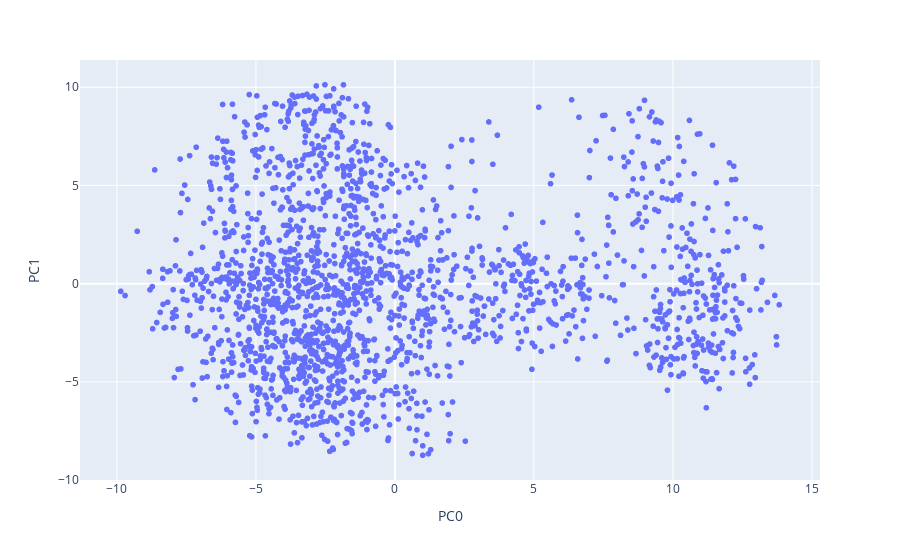

Notebook cell for this chart:
### Code cell
# Plotting the data in terms of the first two principal components
fig = px.scatter(principal_df, 
                 x='PC0', y='PC1', 
                 hover_data={'Title': list(principal_df.iloc[:, 0])})

fig.layout.height = 500
fig.show()

### Figure 1 — Plotly figure (JSON) as saved in the notebook; plotly's stock layout.template omitted (floating-point values rounded to 4 significant figures; data arrays with more than 128 entries replaced by an {"elided": "..."} marker saying what was removed)
{"data": [{"customdata": {"elided": "1923x1 str values"}, "hovertemplate": "PC0=%{x}<br>PC1=%{y}<br>Title=%{customdata[0]}<extra></extra>", "legendgroup": "", "marker": {"color": "#636efa", "symbol": "circle"}, "mode": "markers", "name": "", "showlegend": false, "type": "scattergl", "x": {"elided": "1923 float values"}, "xaxis": "x", "y": {"elided": "1923 float values"}, "yaxis": "y"}], "layout": {"autosize": true, "legend": {"tracegroupgap": 0}, "margin": {"t": 60}, "xaxis": {"anchor": "y", "autorange": true, "domain": [0, 1], "range": [-11.26, 15.23], "title": {"text": "PC0"}, "type": "linear"}, "yaxis": {"anchor": "x", "autorange": true, "domain": [0, 1], "range": [-10.03, 11.42], "title": {"text": "PC1"}, "type": "linear"}}}
